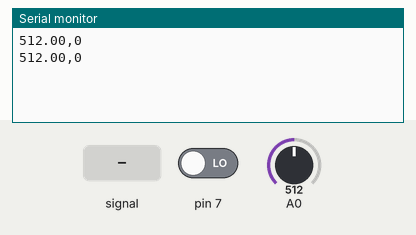
Simulated run of this sketch. Board: Arduino Uno, built with avr-gcc and run on an emulated ATmega328P. On the bench: the last lines printed to the serial monitor. Inputs (shaded band) come from the test bench; at power-on: A0 = 512, pin 7 LOW.

Above: at 1.2 s.
1.3 s: A0 fed a 200 Hz sine of ±81 counts around its level
At 1.8 s:
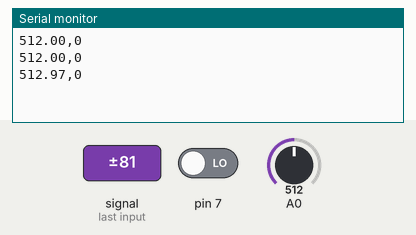
2.8 s: A0 set to 716
At 2.8 s:
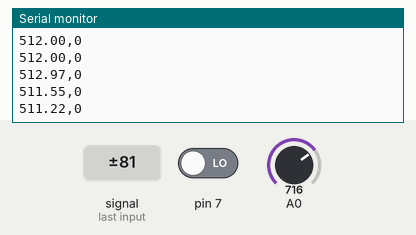
4.3 s: pin 7 driven HIGH
At 5.0 s:
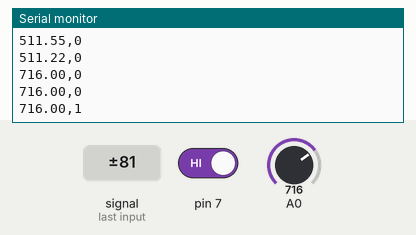
5.8 s: A0 set to 900
At 6.3 s:
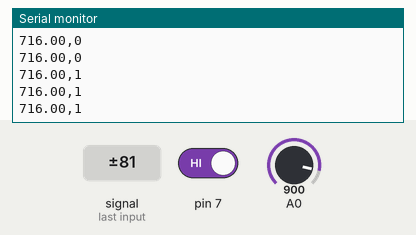
7.3 s: pin 7 driven LOW
At 8.2 s:
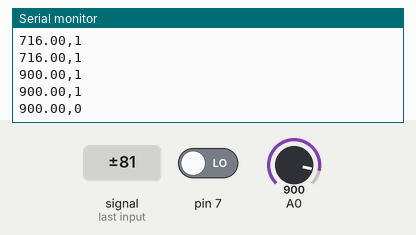
Timing chart, 0 to 9.8 s (numbered marks = the images above; inputs shaded):
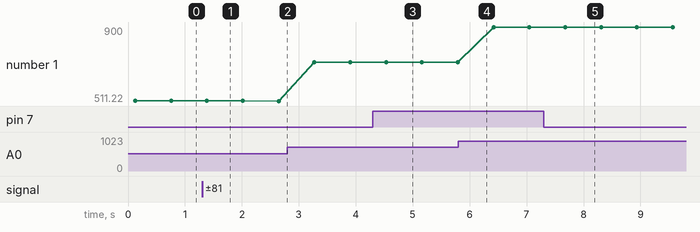

The sketch:

milkometer2.ino
```cpp
void setup() {

  // Initialize Serial
  Serial.begin(9600);

  // Wait until a Serial Monitor is connected.
  while (!Serial);

  pinMode(7, INPUT);

}

void loop() {

  float sum = 0.0f;
  float count = 0.0f;

  for(int i = 0; i < 1024; i++) {
    int adc = analogRead(0);
    sum += (float)adc;
    count += 1.0f;
  }

  float avg = sum / count;

  int opto = digitalRead(7);

  Serial.print(avg);
  Serial.print(",");
  Serial.print(opto);
  Serial.print("\n");

  delay(500);

}
```

Measured:
- after the input at 1.3 s, the serial monitor: prints a new line after 0.09 s (image 1)
- after the input at 4.3 s, the serial monitor: prints a new line after 0.23 s (image 3)
- after the input at 7.3 s, the serial monitor: prints a new line after 0.38 s (image 5)
- plotted number 1: 512 → 511.22 after the input at 1.3 s, 511.22 → 716 after the input at 2.8 s, 716 → 900 after the input at 5.8 s
